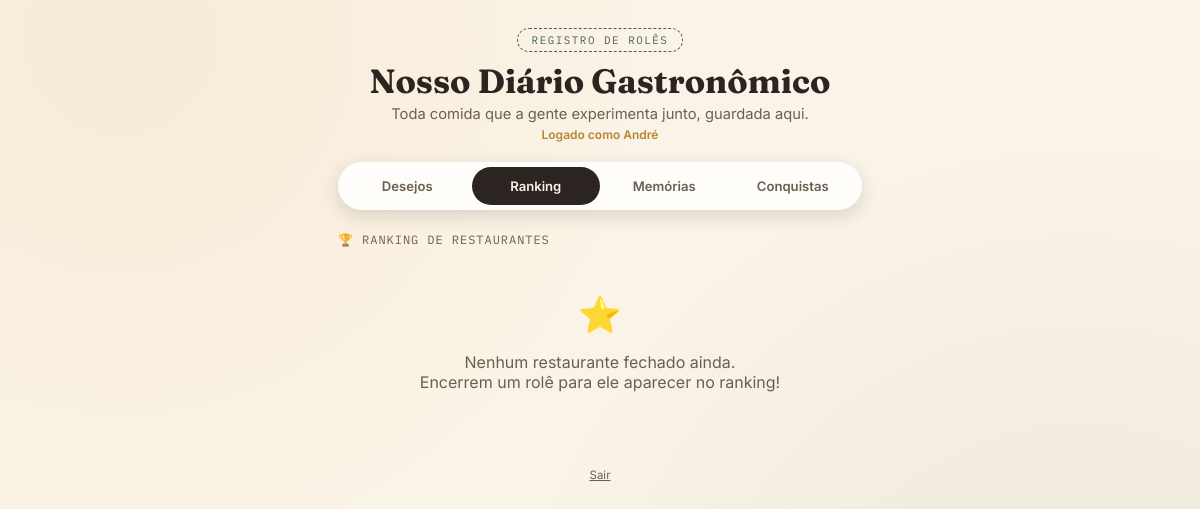
The page /ranking (signed in) on the database as committed earlier.
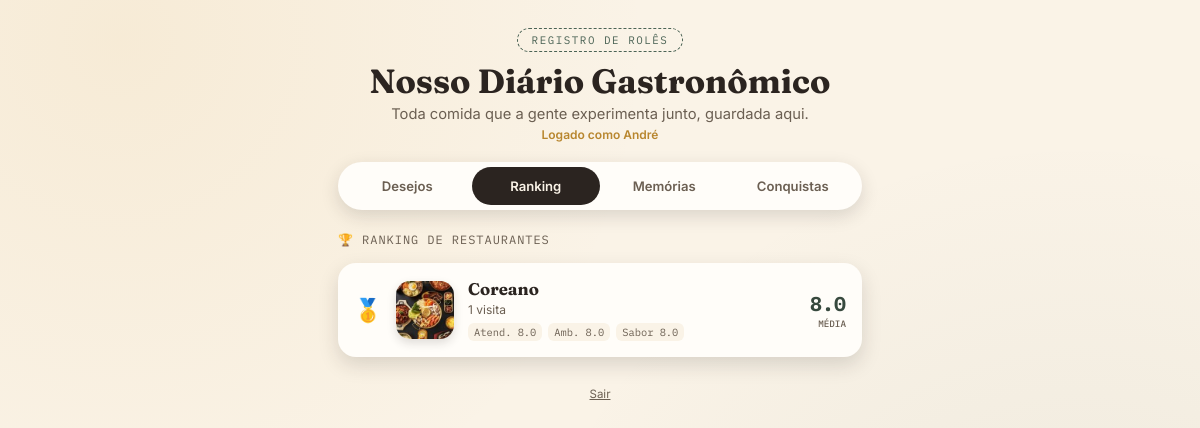
The same page on the database as committed later.
### tables this page shows
CREATE TABLE registros (
                id INTEGER PRIMARY KEY AUTOINCREMENT,
                local TEXT NOT NULL,
                data TEXT NOT NULL,
                atendimento REAL NOT NULL,
                ambiente REAL NOT NULL,
                sabor REAL NOT NULL,
                notas TEXT,
                autor TEXT,
                desafio TEXT,
                desafio_concluido INTEGER DEFAULT 0,
                status TEXT NOT NULL DEFAULT 'fechado',
                criado_em TEXT NOT NULL
            );

CREATE TABLE fotos (
                id INTEGER PRIMARY KEY AUTOINCREMENT,
                registro_id INTEGER NOT NULL,
                arquivo TEXT NOT NULL,
                capa INTEGER NOT NULL DEFAULT 0
            );

### app.py (the view)
@app.route('/ranking')
def ranking():
    db = get_db()
    registros = db.execute("SELECT * FROM registros WHERE status = 'fechado'").fetchall()
    grupos = {}
    for r in registros:
        chave = r['local'].strip().lower()
        grupos.setdefault(chave, {'nome': r['local'].strip(), 'itens': []})
        grupos[chave]['itens'].append(r)
    lista = []
    for grupo in grupos.values():
        itens = grupo['itens']
        n = len(itens)
        atendimento = sum(i['atendimento'] for i in itens) / n
        ambiente = sum(i['ambiente'] for i in itens) / n
        sabor = sum(i['sabor'] for i in itens) / n
        geral = (atendimento + ambiente + sabor) / 3
        capa = None
        for item in itens:
            foto_capa = db.execute('SELECT arquivo FROM fotos WHERE registro_id = ? AND capa = 1 LIMIT 1', (item['id'],)).fetchone()
            if foto_capa:
                capa = foto_capa['arquivo']
                break
        if not capa:
            for item in sorted(itens, key=lambda i: i['data'], reverse=True):
                foto = db.execute('SELECT arquivo FROM fotos WHERE registro_id = ? LIMIT 1', (item['id'],)).fetchone()
                if foto:
                    capa = foto['arquivo']
                    break
        lista.append({
            'nome': grupo['nome'], 'visitas': n, 'atendimento': atendimento,
            'ambiente': ambiente, 'sabor': sabor, 'geral': geral, 'capa': capa
        })
    lista.sort(key=lambda x: x['geral'], reverse=True)
    return render_template('ranking.html', ativa='ranking', lista=lista)

### app.py (called while the page is built)
@app.after_request
def sem_cache(response):
    if request.endpoint != 'static':
        response.headers['Cache-Control'] = 'no-store, no-cache, must-revalidate, max-age=0'
        response.headers['Pragma'] = 'no-cache'
    return response

def get_db():
    if 'db' not in g:
        g.db = sqlite3.connect(DB_PATH)
        g.db.row_factory = sqlite3.Row
    return g.db

@app.teardown_appcontext
def fechar_db(exception=None):
    db = g.pop('db', None)
    if db is not None:
        db.close()

@app.before_request
def exigir_senha():
    rotas_livres = {'entrar', 'mudar_senha', 'sair', 'static'}
    print(f"DEBUG -> Rota acessada: {request.endpoint} | Usuário na sessão: {session.get('usuario')}")
    if request.endpoint in rotas_livres:
        return
    if not session.get('usuario'):
        print("DEBUG -> Usuário NÃO logado! Redirecionando para /entrar...")
        return redirect(url_for('entrar'))

### templates/ranking.html
{% extends 'base.html' %}
{% block conteudo %}
<section class="painel ativa">
    <div class="titulo-secao" style="margin-bottom: 16px;">🏆 Ranking de Restaurantes</div>
    {% if lista|length == 0 %}
        <div class="vazio">
            <div class="emoji">⭐</div>
            <p>Nenhum restaurante fechado ainda.<br>Encerrem um rolê para ele aparecer no ranking!</p>
        </div>
    {% else %}
        <div class="lista-ranking" style="display: flex; flex-direction: column; gap: 14px;">
            {% for item in lista %}
            <div class="item-ranking" style="display: flex; align-items: center; gap: 14px; background: var(--branco); border-radius: 18px; padding: 16px; box-shadow: 0 8px 20px var(--sombra);">
                <div class="posicao" style="font-family: 'Fraunces', serif; font-weight: 700; font-size: 1.4rem; color: {% if loop.index == 1 %}var(--mostarda-escura){% elif loop.index == 2 %}#7f8c8d{% elif loop.index == 3 %}#d35400{% else %}var(--tinta-suave){% endif %}; min-width: 28px; text-align: center;">
                    {% if loop.index == 1 %}🥇{% elif loop.index == 2 %}🥈{% elif loop.index == 3 %}🥉{% else %}#{{ loop.index }}{% endif %}
                </div>
                {% if item.capa %}
                    <img src="{{ url_for('static', filename='uploads/' + item.capa) }}" class="capa-ranking" style="width: 58px; height: 58px; border-radius: 14px; object-fit: cover; flex-shrink: 0; box-shadow: 0 4px 10px var(--sombra);">
                {% else %}
                    <div class="capa-ranking" style="width: 58px; height: 58px; border-radius: 14px; background: var(--papel-escuro); display: flex; align-items: center; justify-content: center; font-size: 1.2rem;">🍽️</div>
                {% endif %}
                <div class="info-ranking" style="flex: 1; min-width: 0;">
                    <h3 style="margin: 0 0 3px; font-family: 'Fraunces', serif; font-size: 1.05rem; font-weight: 700; white-space: nowrap; overflow: hidden; text-overflow: ellipsis; color: var(--tinta);">{{ item.nome }}</h3>
                    <div class="visitas" style="font-size: 0.75rem; color: var(--tinta-suave); margin-bottom: 6px;">{{ item.visitas }} {% if item.visitas == 1 %}visita{% else %}visitas{% endif %}</div>
                    <div class="chips-categoria" style="display: flex; gap: 6px; flex-wrap: wrap;">
                        <span class="chip" style="font-family: 'IBM Plex Mono', monospace; font-size: 0.65rem; background: var(--papel); border-radius: 6px; padding: 2px 6px; color: var(--tinta-suave);">Atend. {{ "%.1f"|format(item.atendimento) }}</span>
                        <span class="chip" style="font-family: 'IBM Plex Mono', monospace; font-size: 0.65rem; background: var(--papel); border-radius: 6px; padding: 2px 6px; color: var(--tinta-suave);">Amb. {{ "%.1f"|format(item.ambiente) }}</span>
                        <span class="chip" style="font-family: 'IBM Plex Mono', monospace; font-size: 0.65rem; background: var(--papel); border-radius: 6px; padding: 2px 6px; color: var(--tinta-suave);">Sabor {{ "%.1f"|format(item.sabor) }}</span>
                    </div>
                </div>
                <div class="nota-geral" style="font-family: 'IBM Plex Mono', monospace; font-weight: 700; font-size: 1.25rem; color: var(--verde-escuro); text-align: right; flex-shrink: 0;">
                    {{ "%.1f"|format(item.geral) }}
                    <small style="display: block; font-size: 0.58rem; color: var(--tinta-suave); font-weight: 500; text-transform: uppercase;">Média</small>
                </div>
            </div>
            {% endfor %}
        </div>
    {% endif %}
</section>
{% endblock %}

### templates/base.html (shortened to what this page needs)
<!DOCTYPE html>
<html lang="pt-br">
<head>
<link rel="stylesheet" href="{{ url_for('static', filename='style.css') }}">
</head>
<body>
<div class="app">
    <header class="topo">
        <span class="selo">registro de rolês</span>
        <h1>Nosso Diário Gastronômico</h1>
        <p>Toda comida que a gente experimenta junto, guardada aqui.</p>
        {% if session.get('nome') %}<p class="quem-logado">Logado como {{ session['nome'] }}</p>{% endif %}
    </header>
    <nav class="abas">
        <a href="{{ url_for('desejos') }}" class="{{ 'ativa' if ativa == 'desejos' else '' }}">Desejos</a>
        <a href="{{ url_for('ranking') }}" class="{{ 'ativa' if ativa == 'ranking' else '' }}">Ranking</a>
        <a href="{{ url_for('memorias') }}" class="{{ 'ativa' if ativa == 'memorias' else '' }}">Memórias</a>
        <a href="{{ url_for('conquistas') }}" class="{{ 'ativa' if ativa == 'conquistas' else '' }}">Conquistas</a>
    </nav>
    {% block conteudo %}{% endblock %}
    <footer class="rodape">
        <a href="{{ url_for('sair') }}">Sair</a>
    </footer>
</div>
</body>
</html>

### static/style.css (style rules this page uses)
:root { --papel: #faf3e7; --papel-escuro: #f0e6d4; --tinta: #2b2420; --tinta-suave: #6b5f52; --mostarda: #d9a441; --mostarda-escura: #b8862e; --verde: #4b6355; --verde-escuro: #37493e; --vermelho: #a63d2d; --branco: #fffdf9; --sombra: rgba(43, 36, 32, 0.15); --radius: 18px; }
* { box-sizing: border-box; -webkit-tap-highlight-color: transparent; }
html, body { margin: 0; min-height: 100%; background-color: var(--papel); background-image: radial-gradient(circle at 10% 5%, rgba(217,164,65,0.10), transparent 40%), radial-gradient(circle at 90% 90%, rgba(75,99,85,0.08), transparent 45%); color: var(--tinta); font-family: 'Inter', sans-serif; }
.app { max-width: 560px; margin: 0 auto; padding: max(20px, env(safe-area-inset-top)) 18px max(32px, env(safe-area-inset-bottom)); min-height: 100svh; }
header.topo { text-align: center; padding: 8px 0 20px; }
header.topo .selo { display: inline-block; font-family: 'IBM Plex Mono', monospace; font-size: 0.68rem; letter-spacing: 0.14em; text-transform: uppercase; color: var(--verde); border: 1.5px dashed var(--verde); border-radius: 999px; padding: 4px 14px; margin-bottom: 10px; }
header.topo h1 { font-family: 'Fraunces', serif; font-weight: 700; font-size: clamp(1.6rem, 7vw, 2.1rem); margin: 0 0 4px; line-height: 1.15; }
header.topo p { margin: 0; color: var(--tinta-suave); font-size: 0.92rem; }
header.topo p.quem-logado { margin-top: 4px; font-size: 0.75rem; font-weight: 600; color: var(--mostarda-escura); }
nav.abas { display: flex; background: var(--branco); border-radius: 999px; padding: 5px; box-shadow: 0 6px 18px var(--sombra); margin-bottom: 22px; position: sticky; top: 10px; z-index: 20; }
nav.abas a { flex: 1; border: none; background: transparent; font-family: 'Inter', sans-serif; font-weight: 600; font-size: 0.82rem; color: var(--tinta-suave); padding: 11px 4px; border-radius: 999px; cursor: pointer; text-align: center; text-decoration: none; transition: background 0.2s ease, color 0.2s ease; }
nav.abas a.ativa { background: var(--tinta); color: var(--papel); }
section.painel { animation: entra 0.25s ease; }
.titulo-secao { font-family: 'IBM Plex Mono', monospace; font-size: 0.75rem; text-transform: uppercase; letter-spacing: 0.08em; color: var(--tinta-suave); margin-bottom: 12px; }
footer.rodape { text-align: center; margin-top: 30px; font-size: 0.72rem; color: var(--tinta-suave); }
footer.rodape a { color: var(--tinta-suave); text-decoration: underline; }

Rows that differ between the two databases and show on the page:
added registros: nome "André", arquivo (picture), nome "Coreano", visitas "1", atendimento "8.0", ambiente "8.0", sabor "8.0", geral "8.0"
Other text that changed with them:
{{ session['nome'] }}: "André" → (not shown)
text no longer shown: "⭐ Nenhum restaurante fechado ainda. Encerrem um rolê para ele aparecer no ranking!"
